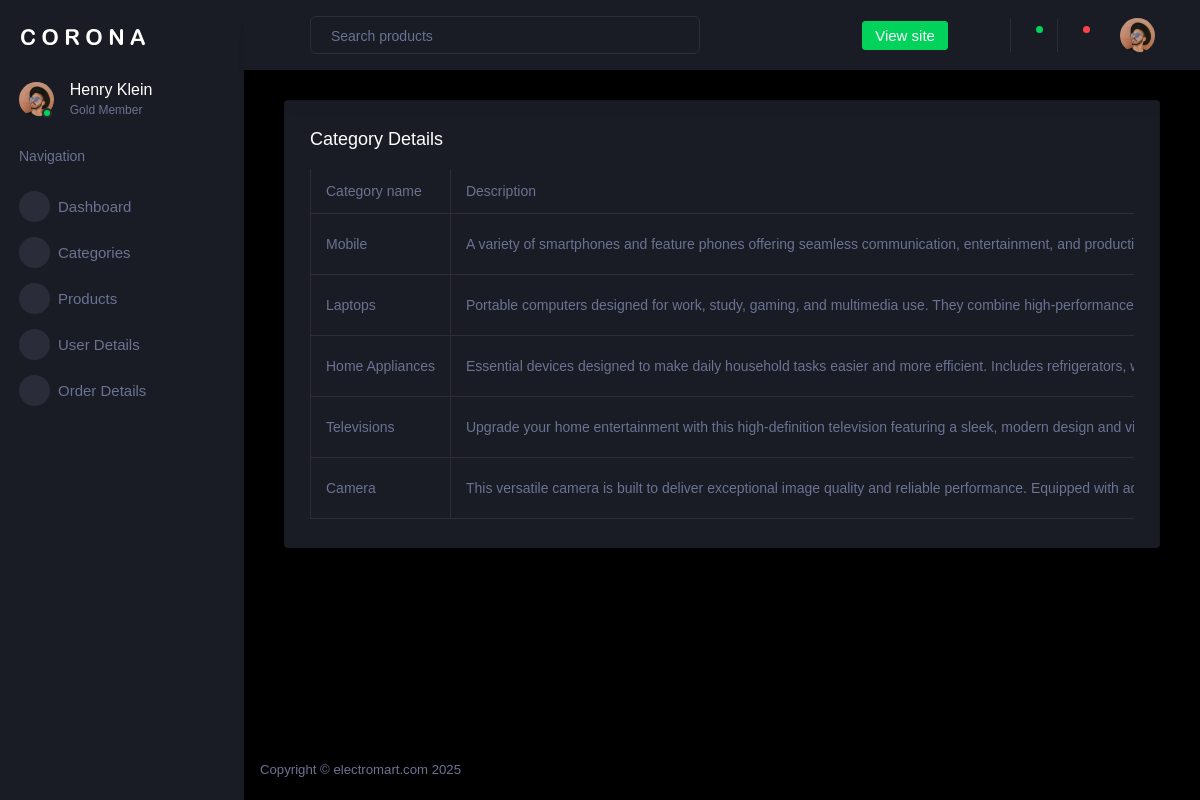
The app's page /display_categories/, older data.
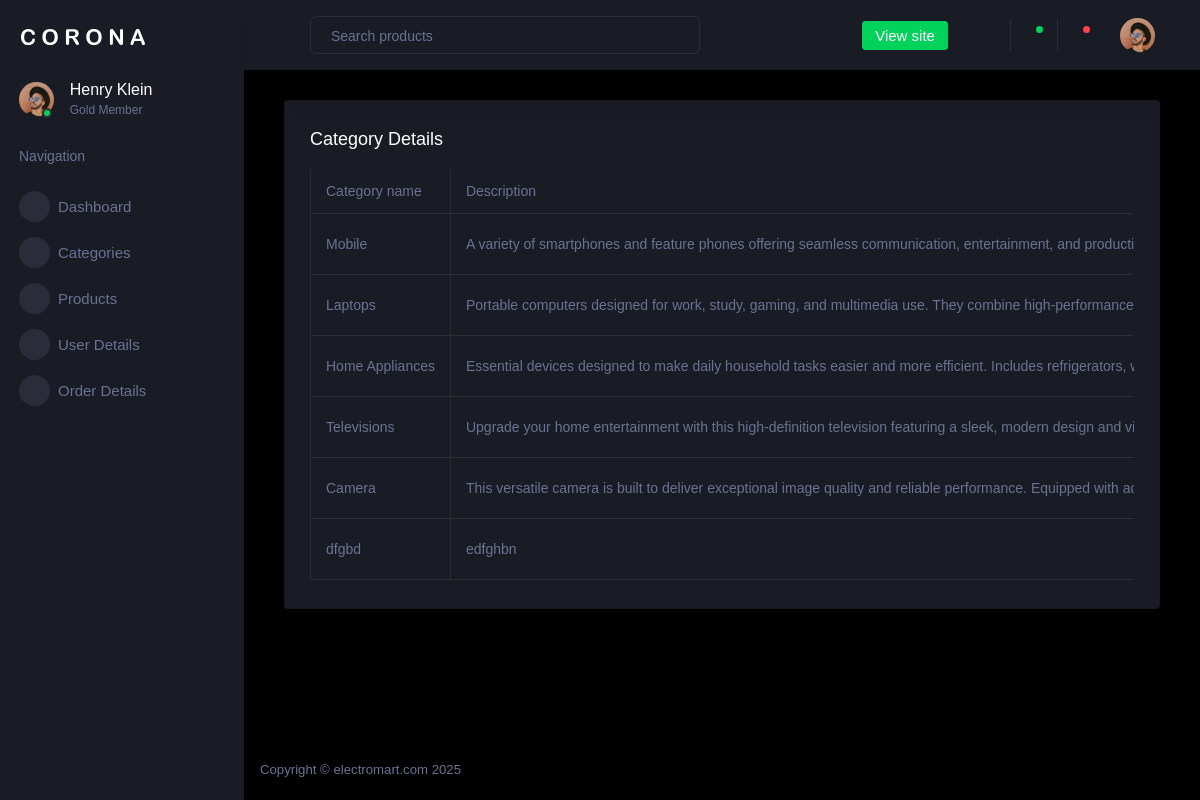
The same page, newer data.
### AdminApp/models.py (models this page shows)
class CategoryDb(models.Model):
    Category_name=models.CharField(max_length=50,blank=True,null=True)
    Description=models.TextField(max_length=500,blank=True,null=True)
    Category_img=models.FileField(upload_to='category images',blank=True,null=True)

### AdminApp/views.py (the view)
# urls.py: path('display_categories/',views.display_categories,name="display_categories"),
def display_categories(request):
    category=CategoryDb.objects.all()
    return render(request,"display_categories.html",{'category':category})

### AdminApp/templates/display_categories.html (shortened to what this page needs)
<!DOCTYPE html>
{% extends 'dashboard.html' %}
{% block content %}
<html lang="en">
<head>
</head>
<body>
<div class="col-lg-12 grid-margin stretch-card">
    <div class="card">
        <div class="card-body">
            <h4 class="card-title">Category details</h4>
            <div class="table-responsive">
                <table class="table table-bordered table-hover">
                    <thead>
                    <tr>
                        <th>Category name</th>
                        <th> Description</th>
                    </tr>
                    </thead>
                    <tbody>
                    {% for i in category %}
                    <tr>
                      <td>{{i.Category_name}}</td>
                      <td>{{i.Description}}</td>
                    </tr>
                    {% endfor%}
                    </tbody>
                </table>
            </div>
        </div>
    </div>
</div>
</body>
{% endblock %}

Row changes from the older to the newer data that the page shows:
added CategoryDb: Category_name "dfgbd", Description "edfghbn"
